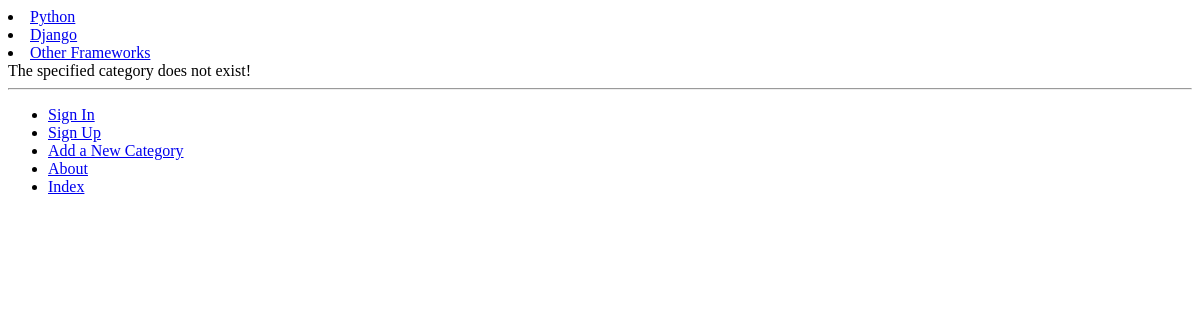
Before: /rango/category/python/ with the older database file.
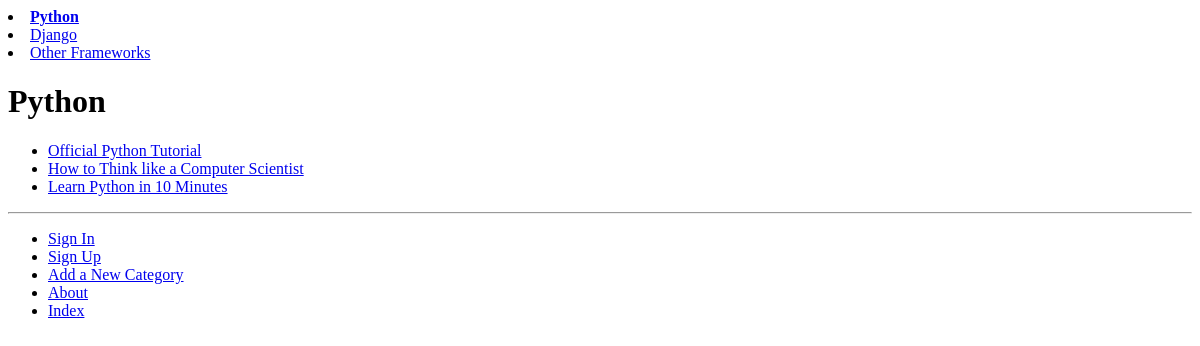
After: the same page with the newer database file.
### rango/models.py (models this page shows, shortened)
class Category(models.Model):
    cat_max_length = 128
    name = models.CharField(max_length=cat_max_length, unique=True)
    views = models.IntegerField(default=0)
    likes = models.IntegerField(default=0)
    slug = models.SlugField(blank=True, unique=True)
    class Meta:
        verbose_name_plural = 'Categories'

class Page(models.Model):
    url_max_length = 200
    category = models.ForeignKey(Category)
    title = models.CharField(max_length=Category.cat_max_length)
    url = models.URLField()
    views = models.IntegerField(default=0)

### rango/views.py (the view)
def show_category(request, category_name_slug):
    context_dict = {}
    try:
        category = Category.objects.get(slug=category_name_slug)
        pages = Page.objects.filter(category=category)
        context_dict['pages'] = pages
        context_dict['category'] = category
    except Category.DoesNotExist:
        context_dict['category'] = None
        context_dict['pages'] = None
    return render(request, 'rango/category.html', context_dict)

### rango/templatetags/rango_template_tags.py (called while the page is built)
@register.inclusion_tag('rango/cats.html')
def get_category_list(cat=None):
    return {'cats': Category.objects.all(),'act_cat':cat}

### templates/rango/category.html (shortened to what this page needs)
<!DOCTYPE html>
{% extends 'rango/base.html' %}
{% load staticfiles %}
{% block body_block %}
	{% if category %}
		<h1>{{ category.name }}</h1>
		{% if pages %}
			<ul>
			{% for page in pages %}
				<li><a href="{{ page.url }}">{{ page.title }}</a></li>
			{% endfor %}
			</ul>
		{% else %}
			<strong>No pages currently in category.</strong>
		{% endif %}
	{% else %}
		The specified category does not exist!
	{% endif %}
{% endblock %}

### templates/rango/cats.html
	{% for c in cats %}
		{% if c == act_cat %}
		<li>
		<strong>
		<a href ="{ url 'show_category' c.slug %}">{{ c.name }}</a>
		</strong>
		</li>
{% else %}
	<li>
		<a href="{% url 'show_category' c.slug %}">{{ c.name }}</a>
	</li>
{% endif %}
{% endfor %}

Changed rows visible on the page:
changed Category "Python": name (not shown) → "Python"; slug empty → "python" (drawn)
now on this page (row edited): Page: title "Official Python Tutorial"
now on this page (row edited): Page: title "How to Think like a Computer Scientist"
now on this page (row edited): Page: title "Learn Python in 10 Minutes"
Other visible differences:
text no longer shown: "The specified category does not exist!"
